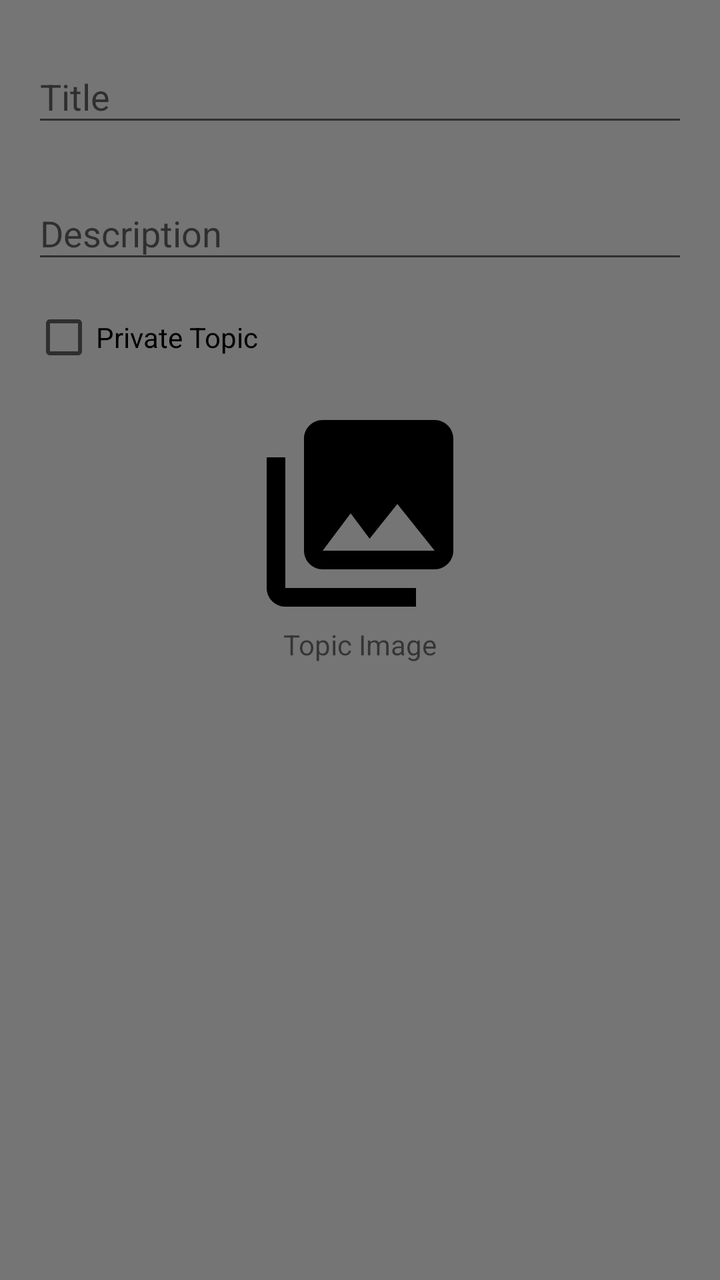
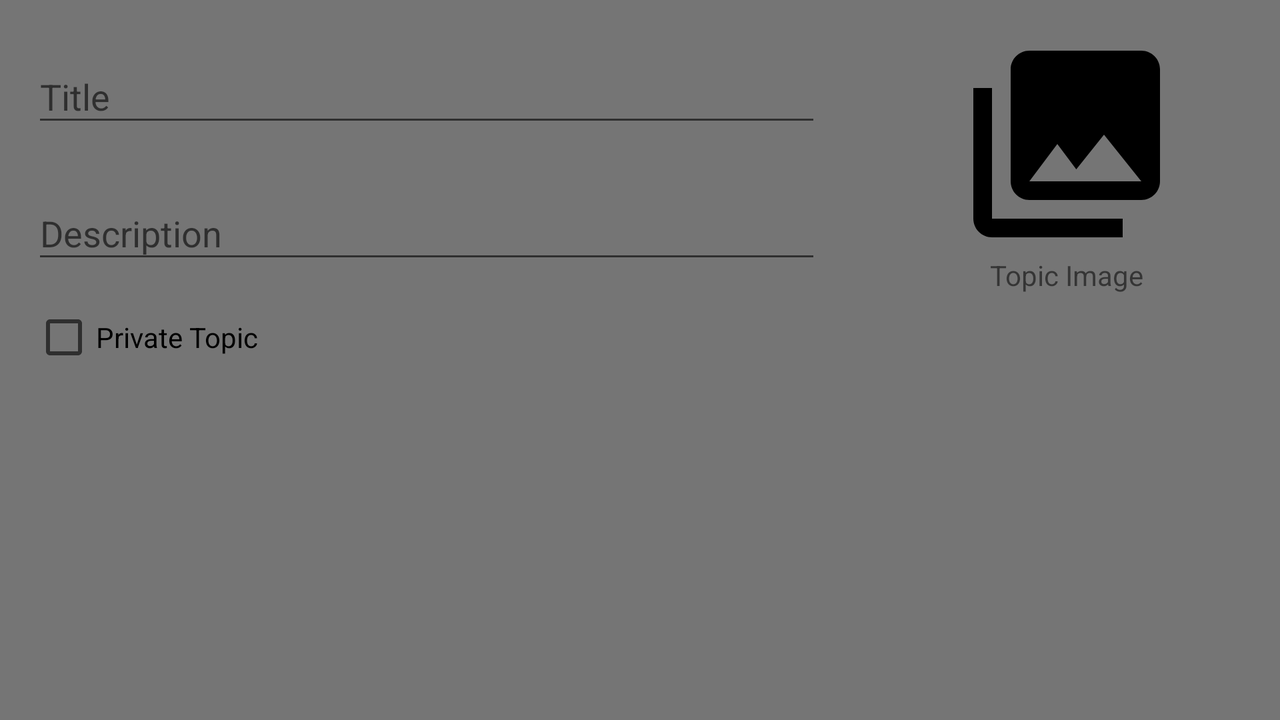

Compare how this app lays out the same screen by default and in its alternative resource folder. The renders come first, then the two layout files and the values they reference.
<!-- AndroidManifest.xml: application theme AppTheme -->
<!-- res/layout/fragment_topics_create.xml -->
<ScrollView
    xmlns:android="http://schemas.android.com/apk/res/android"
    xmlns:tools="http://schemas.android.com/tools"
    android:layout_width="match_parent"
    android:layout_height="match_parent"
    android:background="@color/colorBackgroundsoft"
    tools:context="com.incitorrent.radyo.menemen.pro.fragments.topics_create">
<LinearLayout
    android:orientation="vertical"
    android:layout_width="match_parent"
    android:layout_height="wrap_content">

    <android.support.design.widget.TextInputLayout
        android:id="@+id/til_title"
        android:layout_width="match_parent"
        android:layout_height="wrap_content"
        android:layout_marginTop="16dp"
        android:layout_marginLeft="@dimen/topics_create_input_margin"
        android:layout_marginRight="@dimen/topics_create_input_margin">
        <EditText
            android:id="@+id/et_title"
            android:layout_width="match_parent"
            android:layout_height="wrap_content"
            android:maxLines="1"
            android:textColorHint="@color/textColorHint"
            android:hint="@string/topic_create_title"/>
    </android.support.design.widget.TextInputLayout>
    <android.support.design.widget.TextInputLayout
        android:layout_marginTop="16dp"
        android:id="@+id/til_descr"
        android:layout_width="match_parent"
        android:layout_height="wrap_content"
        android:layout_marginLeft="@dimen/topics_create_input_margin"
        android:layout_marginRight="@dimen/topics_create_input_margin">
        <EditText
            android:id="@+id/et_descr"
            android:layout_width="match_parent"
            android:layout_height="wrap_content"
            android:minLines="1"
            android:maxLines="2"
            android:inputType="textAutoCorrect|textMultiLine"
            android:textColorHint="@color/textColorHint"
            android:hint="@string/topic_create_descr"/>
    </android.support.design.widget.TextInputLayout>

    <CheckBox
        android:text="@string/topic_create_check"
        android:layout_width="wrap_content"
        android:layout_height="wrap_content"
        android:layout_marginLeft="@dimen/topics_create_input_margin"
        android:layout_marginRight="@dimen/topics_create_input_margin"
        android:layout_marginTop="16dp"
        android:id="@+id/checkBox" />
<ImageView
    android:layout_marginTop="16dp"
    android:layout_width="112dp"
    android:layout_height="112dp"
    android:src="@drawable/default_image"
    android:layout_gravity="center"
    android:id="@+id/imageView"
    android:foreground="?android:attr/selectableItemBackground"/>
    <ProgressBar
        android:id="@+id/progressBar"
        style="?android:attr/progressBarStyleHorizontal"
        android:layout_width="144dp"
        android:layout_height="20dp"
        android:layout_gravity="center"
        android:layout_marginLeft="@dimen/topics_create_input_margin"
        android:layout_marginRight="@dimen/topics_create_input_margin"
        android:indeterminate="true"
        android:indeterminateBehavior="cycle"
        android:visibility="gone"/>
    <TextView
        android:layout_width="wrap_content"
        android:layout_height="wrap_content"
        android:layout_gravity="center"
        android:id="@+id/text"
        android:text="@string/topic_create_image_text"/>
</LinearLayout>
</ScrollView>
<!-- resources referenced by this layout -->
<resources>
  <color name="colorBackgroundsoft">#757575</color>
  <color name="textColorHint">#eeeeee</color>
  <dimen name="topics_create_input_margin">16dp</dimen>
  <!-- drawable default_image (drawable) -->
  <vector android:height="512dp" android:viewportHeight="24.0"
      android:viewportWidth="24.0" android:width="512dp" xmlns:android="http://schemas.android.com/apk/res/android">
      <path android:fillColor="#FF000000" android:pathData="M22,16L22,4c0,-1.1 -0.9,-2 -2,-2L8,2c-1.1,0 -2,0.9 -2,2v12c0,1.1 0.9,2 2,2h12c1.1,0 2,-0.9 2,-2zM11,12l2.03,2.71L16,11l4,5L8,16l3,-4zM2,6v14c0,1.1 0.9,2 2,2h14v-2L4,20L4,6L2,6z"/>
  </vector>
  <string name="topic_create_check">Private Topic</string>
  <string name="topic_create_descr">Description</string>
  <string name="topic_create_image_text">Topic Image</string>
  <string name="topic_create_title">Title</string>
  <style name="AppTheme" parent="Theme.AppCompat.Light.DarkActionBar">
          
          <item name="colorPrimary">@color/colorPrimary</item>
          <item name="colorPrimaryDark">@color/colorPrimaryDark</item>
          <item name="colorAccent">@color/colorAccent</item>
      </style>
  <color name="colorPrimary">#616161</color>
  <color name="colorPrimaryDark">#212121</color>
  <color name="colorAccent">#ff6f00</color>
</resources>
<!-- res/layout-land/fragment_topics_create.xml (the repository's variant of the layout above) -->
<!-- drawn on the phone turned sideways -->
<ScrollView
    xmlns:android="http://schemas.android.com/apk/res/android"
    xmlns:tools="http://schemas.android.com/tools"
    android:layout_width="match_parent"
    android:layout_height="match_parent"
    android:background="@color/colorBackgroundsoft"
    tools:context="com.incitorrent.radyo.menemen.pro.fragments.topics_create">
<LinearLayout
    android:orientation="horizontal"
    android:layout_width="match_parent"
    android:layout_height="wrap_content"
    android:baselineAligned="false">
<LinearLayout
    android:orientation="vertical"
    android:layout_weight="2"
    android:layout_width="0dp"
    android:layout_height="match_parent">
    <android.support.design.widget.TextInputLayout
        android:id="@+id/til_title"
        android:layout_width="match_parent"
        android:layout_height="wrap_content"
        android:layout_marginTop="16dp"
        android:layout_marginLeft="@dimen/topics_create_input_margin"
        android:layout_marginRight="@dimen/topics_create_input_margin">
        <EditText
            android:id="@+id/et_title"
            android:layout_width="match_parent"
            android:layout_height="wrap_content"
            android:maxLines="1"
            android:textColorHint="@color/textColorHint"
            android:hint="@string/topic_create_title"/>
    </android.support.design.widget.TextInputLayout>
    <android.support.design.widget.TextInputLayout
        android:layout_marginTop="16dp"
        android:id="@+id/til_descr"
        android:layout_width="match_parent"
        android:layout_height="wrap_content"
        android:layout_marginLeft="@dimen/topics_create_input_margin"
        android:layout_marginRight="@dimen/topics_create_input_margin">
        <EditText
            android:id="@+id/et_descr"
            android:layout_width="match_parent"
            android:layout_height="wrap_content"
            android:minLines="1"
            android:maxLines="2"
            android:inputType="textAutoCorrect|textMultiLine"
            android:textColorHint="@color/textColorHint"
            android:hint="@string/topic_create_descr"/>
    </android.support.design.widget.TextInputLayout>

    <CheckBox
        android:text="@string/topic_create_check"
        android:layout_width="wrap_content"
        android:layout_height="wrap_content"
        android:layout_marginLeft="@dimen/topics_create_input_margin"
        android:layout_marginRight="@dimen/topics_create_input_margin"
        android:layout_marginTop="16dp"
        android:id="@+id/checkBox" />
</LinearLayout>
   <LinearLayout
       android:orientation="vertical"
       android:layout_weight="1"
       android:layout_width="0dp"
       android:layout_height="match_parent">
       <ImageView
           android:layout_marginTop="16dp"
           android:layout_width="112dp"
           android:layout_height="112dp"
           android:src="@drawable/default_image"
           android:layout_gravity="center"
           android:id="@+id/imageView"
           android:foreground="?android:attr/selectableItemBackground"/>
       <ProgressBar
           android:id="@+id/progressBar"
           style="?android:attr/progressBarStyleHorizontal"
           android:layout_width="144dp"
           android:layout_height="20dp"
           android:layout_gravity="center"
           android:layout_marginLeft="@dimen/topics_create_input_margin"
           android:layout_marginRight="@dimen/topics_create_input_margin"
           android:indeterminate="true"
           android:indeterminateBehavior="cycle"
           android:visibility="gone"/>
       <TextView
           android:layout_width="wrap_content"
           android:layout_height="wrap_content"
           android:layout_gravity="center"
           android:id="@+id/text"
           android:text="@string/topic_create_image_text"/>
   </LinearLayout>

</LinearLayout>
</ScrollView>
